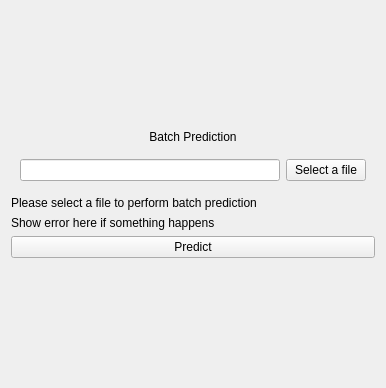
<?xml version="1.0" encoding="UTF-8"?>
<ui version="4.0">
 <class>Form</class>
 <widget class="QWidget" name="Form">
  <property name="geometry">
   <rect>
    <x>0</x>
    <y>0</y>
    <width>386</width>
    <height>388</height>
   </rect>
  </property>
  <property name="windowTitle">
   <string>Form</string>
  </property>
  <layout class="QVBoxLayout" name="verticalLayout">
   <item>
    <spacer name="verticalSpacer_2">
     <property name="orientation">
      <enum>Qt::Orientation::Vertical</enum>
     </property>
     <property name="sizeHint" stdset="0">
      <size>
       <width>20</width>
       <height>40</height>
      </size>
     </property>
    </spacer>
   </item>
   <item>
    <widget class="QLabel" name="label">
     <property name="text">
      <string>Batch Prediction</string>
     </property>
     <property name="alignment">
      <set>Qt::AlignmentFlag::AlignCenter</set>
     </property>
    </widget>
   </item>
   <item>
    <widget class="QWidget" name="widget" native="true">
     <layout class="QHBoxLayout" name="horizontalLayout">
      <item>
       <widget class="QLineEdit" name="lineEdit"/>
      </item>
      <item>
       <widget class="QPushButton" name="pushButton">
        <property name="text">
         <string>Select a file</string>
        </property>
       </widget>
      </item>
     </layout>
    </widget>
   </item>
   <item>
    <widget class="QLabel" name="label_2">
     <property name="text">
      <string>Please select a file to perform batch prediction</string>
     </property>
     <property name="alignment">
      <set>Qt::AlignmentFlag::AlignLeading|Qt::AlignmentFlag::AlignLeft|Qt::AlignmentFlag::AlignVCenter</set>
     </property>
    </widget>
   </item>
   <item>
    <widget class="QLabel" name="label_3">
     <property name="text">
      <string>Show error here if something happens</string>
     </property>
     <property name="alignment">
      <set>Qt::AlignmentFlag::AlignLeading|Qt::AlignmentFlag::AlignLeft|Qt::AlignmentFlag::AlignVCenter</set>
     </property>
    </widget>
   </item>
   <item>
    <widget class="QPushButton" name="pushButton_2">
     <property name="text">
      <string>Predict</string>
     </property>
    </widget>
   </item>
   <item>
    <spacer name="verticalSpacer">
     <property name="orientation">
      <enum>Qt::Orientation::Vertical</enum>
     </property>
     <property name="sizeHint" stdset="0">
      <size>
       <width>20</width>
       <height>40</height>
      </size>
     </property>
    </spacer>
   </item>
  </layout>
 </widget>
 <resources/>
 <connections/>
</ui>
